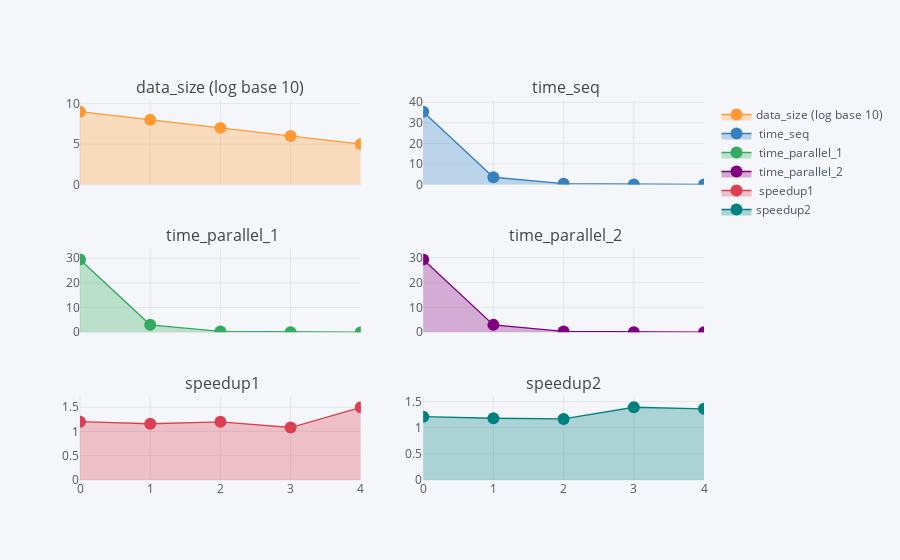

Notebook cell for this chart:
### Code cell
# Create a trace
trace = go.Scatter(
    x = df['data_size (log base 10)'],
    y = df.iloc[:,1]
)

data = [trace]

df.iplot(subplots=True, shared_xaxes=True, fill=True, mode='lines+markers', subplot_titles=True)
# py.iplot(data, filename='basic-line')

### Figure 1 — Plotly figure (JSON) as saved in the notebook; plotly's stock layout.template omitted (floating-point values rounded to 4 significant figures)
{"data": [{"fill": "tozeroy", "fillcolor": "rgba(255, 153, 51, 0.3)", "line": {"color": "rgba(255, 153, 51, 1.0)", "dash": "solid", "shape": "linear", "width": 1.3}, "marker": {"size": 12, "symbol": "circle"}, "mode": "lines+markers", "name": "data_size (log base 10)", "text": "", "type": "scatter", "uid": "02512b2c-acb3-4655-9f25-8761a1c2e07f", "x": [0, 1, 2, 3, 4], "xaxis": "x", "y": [9, 8, 7, 6, 5], "yaxis": "y"}, {"fill": "tozeroy", "fillcolor": "rgba(55, 128, 191, 0.3)", "line": {"color": "rgba(55, 128, 191, 1.0)", "dash": "solid", "shape": "linear", "width": 1.3}, "marker": {"size": 12, "symbol": "circle"}, "mode": "lines+markers", "name": " time_seq", "text": "", "type": "scatter", "uid": "bad2896d-3785-4f55-b1ea-266d9a74fde8", "x": [0, 1, 2, 3, 4], "xaxis": "x2", "y": [35.4, 3.491, 0.3661, 0.03147, 0.003093], "yaxis": "y2"}, {"fill": "tozeroy", "fillcolor": "rgba(50, 171, 96, 0.3)", "line": {"color": "rgba(50, 171, 96, 1.0)", "dash": "solid", "shape": "linear", "width": 1.3}, "marker": {"size": 12, "symbol": "circle"}, "mode": "lines+markers", "name": " time_parallel_1", "text": "", "type": "scatter", "uid": "bd9cab61-eaf5-4bc8-8b06-a2cb71db6c56", "x": [0, 1, 2, 3, 4], "xaxis": "x", "y": [29.49, 3.014, 0.3056, 0.02912, 0.002066], "yaxis": "y3"}, {"fill": "tozeroy", "fillcolor": "rgba(128, 0, 128, 0.3)", "line": {"color": "rgba(128, 0, 128, 1.0)", "dash": "solid", "shape": "linear", "width": 1.3}, "marker": {"size": 12, "symbol": "circle"}, "mode": "lines+markers", "name": " time_parallel_2", "text": "", "type": "scatter", "uid": "bc4f2673-3d4d-46b8-b514-61a4e4916367", "x": [0, 1, 2, 3, 4], "xaxis": "x2", "y": [29.19, 2.953, 0.3131, 0.02261, 0.00227], "yaxis": "y4"}, {"fill": "tozeroy", "fillcolor": "rgba(219, 64, 82, 0.3)", "line": {"color": "rgba(219, 64, 82, 1.0)", "dash": "solid", "shape": "linear", "width": 1.3}, "marker": {"size": 12, "symbol": "circle"}, "mode": "lines+markers", "name": " speedup1", "text": "", "type": "scatter", "uid": "1e4ddaa4-67cf-4ce9-9c5c-bd85daae55de", "x": [0, 1, 2, 3, 4], "xaxis": "x", "y": [1.2, 1.158, 1.198, 1.081, 1.497], "yaxis": "y5"}, {"fill": "tozeroy", "fillcolor": "rgba(0, 128, 128, 0.3)", "line": {"color": "rgba(0, 128, 128, 1.0)", "dash": "solid", "shape": "linear", "width": 1.3}, "marker": {"size": 12, "symbol": "circle"}, "mode": "lines+markers", "name": "speedup2", "text": "", "type": "scatter", "uid": "bb133b1d-6160-4960-ae28-c24ccbcd22ba", "x": [0, 1, 2, 3, 4], "xaxis": "x2", "y": [1.213, 1.182, 1.169, 1.392, 1.363], "yaxis": "y6"}], "layout": {"annotations": [{"font": {"size": 16}, "showarrow": false, "text": "data_size (log base 10)", "x": 0.225, "xanchor": "center", "xref": "paper", "y": 1, "yanchor": "bottom", "yref": "paper"}, {"font": {"size": 16}, "showarrow": false, "text": " time_seq", "x": 0.775, "xanchor": "center", "xref": "paper", "y": 1, "yanchor": "bottom", "yref": "paper"}, {"font": {"size": 16}, "showarrow": false, "text": " time_parallel_1", "x": 0.225, "xanchor": "center", "xref": "paper", "y": 0.6111, "yanchor": "bottom", "yref": "paper"}, {"font": {"size": 16}, "showarrow": false, "text": " time_parallel_2", "x": 0.775, "xanchor": "center", "xref": "paper", "y": 0.6111, "yanchor": "bottom", "yref": "paper"}, {"font": {"size": 16}, "showarrow": false, "text": " speedup1", "x": 0.225, "xanchor": "center", "xref": "paper", "y": 0.2222, "yanchor": "bottom", "yref": "paper"}, {"font": {"size": 16}, "showarrow": false, "text": "speedup2", "x": 0.775, "xanchor": "center", "xref": "paper", "y": 0.2222, "yanchor": "bottom", "yref": "paper"}], "legend": {"bgcolor": "#F5F6F9", "font": {"color": "#4D5663"}}, "paper_bgcolor": "#F5F6F9", "plot_bgcolor": "#F5F6F9", "title": {"font": {"color": "#4D5663"}}, "xaxis": {"anchor": "y5", "domain": [0, 0.45], "gridcolor": "#E1E5ED", "showgrid": true, "tickfont": {"color": "#4D5663"}, "title": {"font": {"color": "#4D5663"}, "text": ""}, "zerolinecolor": "#E1E5ED"}, "xaxis2": {"anchor": "y6", "domain": [0.55, 1], "gridcolor": "#E1E5ED", "showgrid": true, "tickfont": {"color": "#4D5663"}, "title": {"font": {"color": "#4D5663"}, "text": ""}, "zerolinecolor": "#E1E5ED"}, "yaxis": {"anchor": "free", "domain": [0.7778, 1], "gridcolor": "#E1E5ED", "position": 0, "showgrid": true, "tickfont": {"color": "#4D5663"}, "title": {"font": {"color": "#4D5663"}, "text": ""}, "zerolinecolor": "#E1E5ED"}, "yaxis2": {"anchor": "free", "domain": [0.7778, 1], "gridcolor": "#E1E5ED", "position": 0.55, "showgrid": true, "tickfont": {"color": "#4D5663"}, "title": {"font": {"color": "#4D5663"}, "text": ""}, "zerolinecolor": "#E1E5ED"}, "yaxis3": {"anchor": "free", "domain": [0.3889, 0.6111], "gridcolor": "#E1E5ED", "position": 0, "showgrid": true, "tickfont": {"color": "#4D5663"}, "title": {"font": {"color": "#4D5663"}, "text": ""}, "zerolinecolor": "#E1E5ED"}, "yaxis4": {"anchor": "free", "domain": [0.3889, 0.6111], "gridcolor": "#E1E5ED", "position": 0.55, "showgrid": true, "tickfont": {"color": "#4D5663"}, "title": {"font": {"color": "#4D5663"}, "text": ""}, "zerolinecolor": "#E1E5ED"}, "yaxis5": {"anchor": "x", "domain": [0, 0.2222], "gridcolor": "#E1E5ED", "showgrid": true, "tickfont": {"color": "#4D5663"}, "title": {"font": {"color": "#4D5663"}, "text": ""}, "zerolinecolor": "#E1E5ED"}, "yaxis6": {"anchor": "x2", "domain": [0, 0.2222], "gridcolor": "#E1E5ED", "showgrid": true, "tickfont": {"color": "#4D5663"}, "title": {"font": {"color": "#4D5663"}, "text": ""}, "zerolinecolor": "#E1E5ED"}}}
